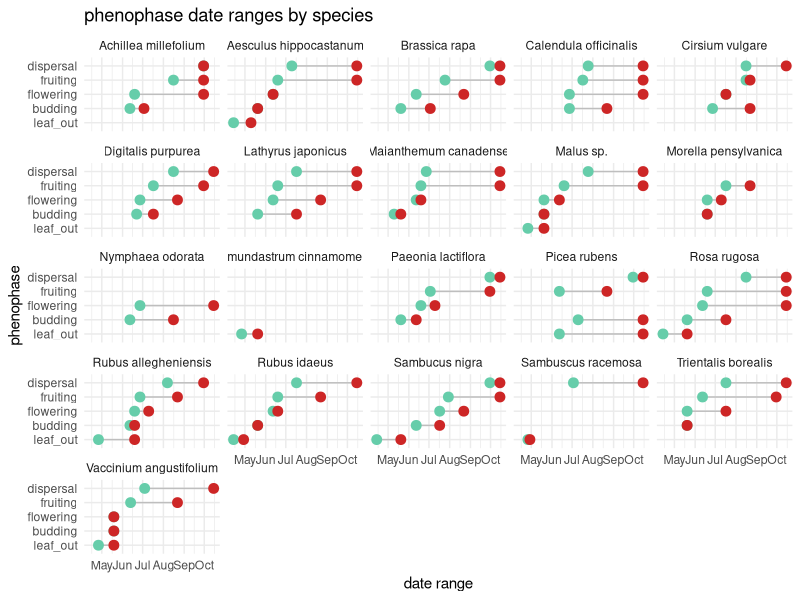

Generate this figure with R: (Note: this script raises an error after producing the figure.)
## ---- chunk 1
library(tidyverse)
library(broom)
library(readr)
library(dplyr)
library(forcats)
library(lubridate)
## ---- chunk 2
# hurricane_plants <- read_csv("../data/hurricane_plants.csv")

hurricane_plants <- read_csv("../data/hurricane_plants.csv", 
    col_types = cols(date = col_date(format = "%m/%d/%Y")))

weather_data <- read_csv("../data/neracoos_buoy_data.csv")
## ---- chunk 3
# arrange variables in logical order
hurricane_plants <- relocate(hurricane_plants, 
       date, 
       life_form, 
       species, 
      # common_name,
       initial_emergence,
       breaking_leaf_buds_count,
       leaf_presence,
       percent_unfolded_leaves,
       unfolded_leaves_count,
       percent_full_size_leaf,
       percent_leaves_colorful,
       fallen_leaf_presence,
       breaking_needle_bud_count,
       young_needle_count,
       percent_stalk_growth,
       percent_fiddlehead_unrolled,
       buds_and_flowers_count,
       percent_open_flowers,
       pollen_amount,
       pollen_cone_count,
       percent_open_pollen_cones,
       fruit_count,
       unripe_seed_cone_count, 
       percent_ripe_fruits,
       ripe_seed_cone_count,
       dropped_fruit_count,
       notes
       )

# remove empty rows, where life_form is NA 
hurricane_plants <- hurricane_plants %>% 
  filter(!is.na(life_form))
## ---- chunk 4
# first emergence column creation
hurricane_plants_join <- hurricane_plants %>%
  # mutate(date = as.Date(date)) %>%
  group_by(species, initial_emergence) %>% 
  filter(date == min(date)) %>% 
  slice(1) %>% # takes the first occurrence if there is a tie
  ungroup() %>%
  filter(initial_emergence == "TRUE") %>%
  dplyr::select(date, species, first_emergence=initial_emergence)

hurricane_plants <- hurricane_plants %>%
  full_join(hurricane_plants_join, join_by(date, species))
## ---- chunk 5
# create leafing out phenophase
hurricane_plants <- hurricane_plants %>%
  mutate(leaf_out = case_when(
    breaking_leaf_buds_count > 0 & percent_unfolded_leaves < 1 ~ T,
    percent_unfolded_leaves > 0 & percent_unfolded_leaves < 1 ~ T,
    breaking_needle_bud_count > 0 ~ T,
    percent_stalk_growth > 0 & percent_stalk_growth < 1 ~ T,
    .default = F
  ))
  
# create budding phenophase
hurricane_plants <- hurricane_plants %>%
  mutate(budding = case_when(
    buds_and_flowers_count > 0 & percent_open_flowers < 1 ~ T,
    pollen_cone_count > 0 ~ T,
    .default = F
  ))

# create flowering phenophase
hurricane_plants <- hurricane_plants %>%
  mutate(flowering = case_when(
    percent_open_flowers > 0 & buds_and_flowers_count > 0 ~ T,
    pollen_amount != "none" ~ T,
    .default = F
  ))

# create fruiting phenophase
hurricane_plants <- hurricane_plants %>%
  mutate(fruiting = case_when(
    fruit_count > 0 ~ T,
    unripe_seed_cone_count > 0 ~ T,
    .default = F
  ))

# create dispersal phenophase
hurricane_plants <- hurricane_plants %>%
  mutate(dispersal = case_when(
    percent_ripe_fruits > 0 ~ T,
    ripe_seed_cone_count > 1 ~ T,
    dropped_fruit_count > 0 ~ T,
    .default = F
  ))
## ---- chunk 6
# join first emergence to phenophase dataframe
#hurricane_plants <- hurricane_plants %>%
# full_join(hurricane_plants_join, join_by(species))

# pivot longer
hurricane_plants_long <- hurricane_plants %>%
  pivot_longer(
    cols = c(leaf_out : dispersal), 
    names_to = "phenophase"
  ) %>%
  filter(value == "TRUE") %>%
  group_by(species, phenophase) %>%
  summarize(start_date = min(date), 
            end_date = max(date))

# plot
hurricane_plants_long %>%
ggplot() +
  geom_segment( aes(x = (fct_relevel(phenophase, c("leaf_out",
                                                   "budding",
                                                   "flowering",
                                                   "fruiting",
                                                   "dispersal"))), 
                    xend = (fct_relevel(phenophase, c("leaf_out",
                                                      "budding",
                                                      "flowering",
                                                      "fruiting",
                                                      "dispersal"))),
                    y = start_date, 
                    yend=end_date), 
                color = "grey") +
  
  geom_point(aes(x = (fct_relevel(phenophase, c("leaf_out", 
                                                "budding", 
                                                "flowering", 
                                                "fruiting",
                                                "dispersal"))),
                 y = start_date), 
             color = "aquamarine3", 
             size = 3 ) +
  
  geom_point(aes(x = (fct_relevel(phenophase, c("leaf_out", 
                                                "budding", 
                                                "flowering", 
                                                "fruiting",
                                                "dispersal"))),
                 y = end_date), 
             color = "firebrick3", 
             size = 3 ) +
  
  coord_flip()+
  facet_wrap(~ species) +
  theme_minimal() +
  theme(legend.position = "none",) +
  labs(x = "phenophase",
       y = "date range",
       title = "phenophase date ranges by species")
## ---- chunk 7
#comparisons with raspberry, blackberry, and blueberry

hurricane_plants %>%
  filter(species %in% c("Rubus allegheniensis", "Vaccinium angustifolium", "Rubus idaeus")) %>%
  ggplot(
    aes(aes(x = date, y = percent_ripe_fruits), color = species, fill = species)) +
    geom_violin()
   # scale_color_viridis(discrete = TRUE) +
   # scale_fill_viridis(discrete = TRUE)
#Laurie says "doa violin plot, or a scatterplot, or a bar plot. Literally anything but this."
## ---- chunk 8
# lubridate weather entries, calculate useful daily temperatures
weather_data <- weather_data %>%
  mutate(time = ymd_hms(time),
         month = month(time),
         day = day(time),
         date = as_date(round_date(time, unit = "day"))) %>%
  mutate(air_temperature = as.numeric(air_temperature)) %>%
  group_by(date) %>%
  summarize(daily_mean_temp = mean(air_temperature, na.rm = TRUE),
            daily_min_temp = min(air_temperature, na.rm = TRUE),
            daily_max_temp = max(air_temperature, na.rm = TRUE),
            daily_sd_temp = sd(air_temperature, na.rm = TRUE))

# glimpse weather data
glimpse(weather_data)
## ---- chunk 9
# set species minimums for temperatures and calculate total days above "frosts"
weather_data %>%
  group_by(date) %>%
  mutate(yarrow_temp_above = case_when(daily_mean_temp > 5 ~ 1, 
                                       TRUE ~ 0),
         apple_temp_above = case_when(daily_mean_temp > 12 ~ 1, 
                                       TRUE ~ 0)) %>% #find relevant temperatures, name by species, and join to hurricane_plants by this variable (dates after critical period)
  pivot_longer(cols = c(yarrow_temp_above, apple_temp_above), names_to = "species_germ", values_to = "germination_possible") %>%
  filter(germination_possible == 1) %>% #earliest non-frost or favourable germination date
  group_by(species_germ) %>%
  slice_min(date, n = 1)
## ---- chunk 10
# line plot daily mean temperature
ggplot(weather_data, aes(x=date, y=daily_mean_temp)) +
  geom_line() 
## ---- chunk 11
# plot ribbon of daily temperature readings
weather_data %>%
  ggplot(aes(x = date)) +
    geom_ribbon(aes(y = daily_mean_temp, ymin = daily_min_temp, ymax = daily_max_temp), alpha = 0.3) +
    geom_line(aes(y = daily_mean_temp), color = "blue") +
    geom_line(aes(y = daily_min_temp), color = "pink") 
## ---- chunk 12
hurricane_climate <- read_file("../data/hurricane_climate.sdb")
